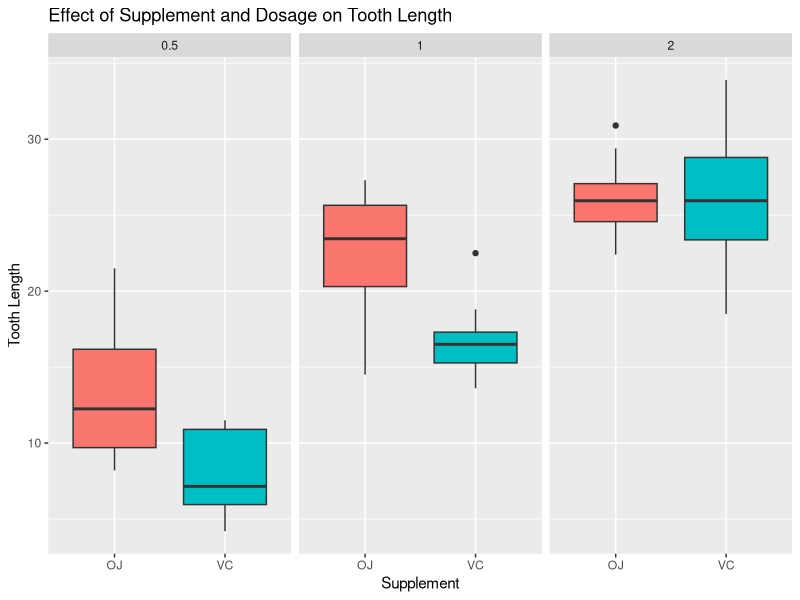

Recreate this plot in R.
## ---- chunk 1
data(ToothGrowth)
str(ToothGrowth)
## ---- chunk 2
table(ToothGrowth$supp, ToothGrowth$dose)
## ---- chunk 3
summary(ToothGrowth)
## ---- chunk 4
library(ggplot2)
ggplot(ToothGrowth, aes(x = supp, y = len, fill = supp)) +
     geom_boxplot() +
     facet_wrap(. ~ dose) +
     labs(title = "Effect of Supplement and Dosage on Tooth Length",
          x="Supplement", y="Tooth Length") +
     theme(legend.position = "none")
## ---- chunk 5
oj <- subset(ToothGrowth, supp == "OJ")
vc <- subset(ToothGrowth, supp == "VC")
## ---- chunk 6
oj1 <- subset(oj, dose == 0.5)
vc1 <- subset(vc, dose == 0.5)
t.test(oj1$len - vc1$len)
## ---- chunk 7
oj2 <- subset(oj, dose == 1.0)
vc2 <- subset(vc, dose == 1.0)
t.test(oj2$len - vc2$len)
## ---- chunk 8
oj3 <- subset(oj, dose == 2.0)
vc3 <- subset(vc, dose == 2.0)
t.test(oj3$len - vc3$len)
